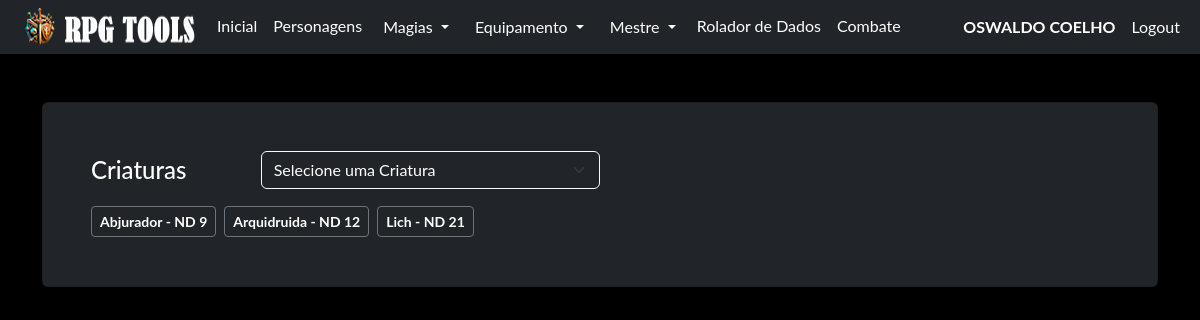
/npc/criatura (signed in), run on an earlier commit of the app's database.
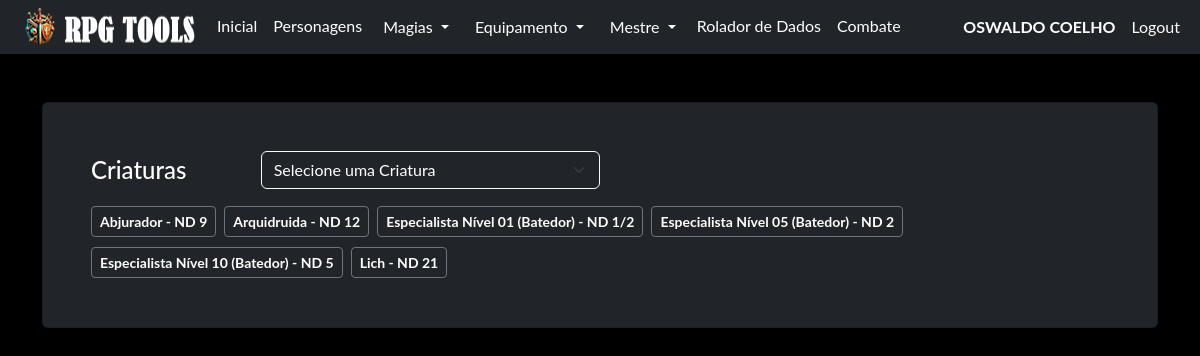
And on a later commit of the database.
### model/personagens_model.py (models this page shows, shortened)
class Personagem(db.Model):
    __tablename__ = "personagens"
    id = db.Column(db.Integer, primary_key=True)
    id_user = db.Column(db.Integer, db.ForeignKey('user.id'))
    ficha = db.Column(db.JSON, nullable=False)
    nome = db.Column(db.String(150), nullable=False)
    tipo = db.Column(db.String(25), nullable=False, default="não informado")
    user = db.relationship("User", foreign_keys=[id_user], back_populates="personagens")
    @classmethod
    def monstros(cls, id_user, id=None):
        query = cls.query.filter_by(id_user=id_user, tipo="Criatura")
        if id is not None:
            query = query.filter(or_(cls.id == id, cls.id == None))
        query = query.order_by(cls.nome.asc())
        return query.all()

### routes/npc.py (the view)
@blueprint_npc.route('/criatura', methods=['GET', 'POST'])
def criatura_index():
    if request.method == 'GET':
        npcs = Personagem.monstros(id_user=current_user.id)
        return render_template('criatura.html', npcs=npcs)
    if request.method == 'POST':
        return redirect('/')

### routes/login.py (called while the page is built)
@login_manager.user_loader
def get_user(id):
    return User.query.get(id)

### templates/criatura.html (shortened to what this page needs)
{% extends 'base.html' %}
{% block conteudo %}
    {% if current_user.is_authenticated %}
    <div class="card shadow p-5 bg-dark text-white-50 no-margin">
        <div class="d-flex align-items-center mb-3">
            <h4 class="text-white col-md-2 mb-0">Criaturas</h4>
            <div class="col-md-4">
                <select id="npc-select" class="form-select bg-dark text-white border-light">
                    <option value="" disabled selected>Selecione uma Criatura</option>
                </select>
            </div>
        </div>
        <div class="d-flex flex-wrap gap-2">
        {% for npc in npcs %}
        <p>
            <button type="button" class="btn btn-outline-secondary btn-sm" data-bs-toggle="modal" data-bs-target="#exampleModal{{ npc.id }}"> <strong class="text-white"> {{npc.ficha['nome']}} - ND {{npc.ficha['nd']}}</strong> </button>
        </p>
        {% endfor %}
        </div>
    </div>
    <br>
    {% endif %}
{% endblock %}

What changed in the data, as far as the page shows it:
added Personagem: ficha.nome "Especialista Nível 01 (Batedor)", ficha.nd "1/2"
added Personagem: ficha.nome "Especialista Nível 05 (Batedor)", ficha.nd "2"
added Personagem: ficha.nome "Especialista Nível 10 (Batedor)", ficha.nd "5"
